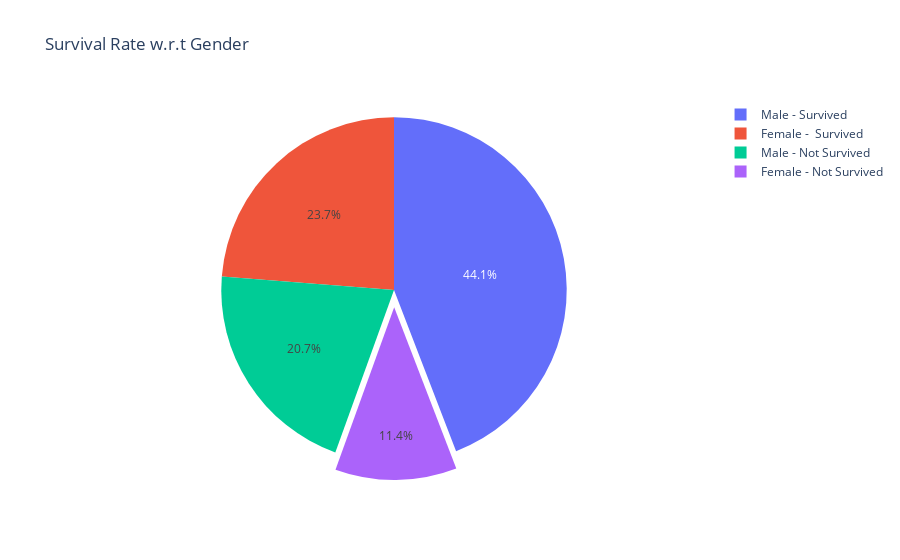

Notebook cell for this chart:
### Code cell
labels = ['Male - Survived','Male - Not Survived', "Female -  Survived", "Female - Not Survived"]
values = [len(male_survived),len(male_not_survived), len(female_survived),len(female_not_urvived)]

utils.ConstructGoPieChart(labels = labels,
                          values = values,
                          title_text="Survival Rate w.r.t Gender",
                          export_to_png=True)

### Figure 1 — Plotly figure (JSON) as saved in the notebook; plotly's stock layout.template omitted (floating-point values rounded to 4 significant figures)
{"data": [{"labels": ["Male - Survived", "Male - Not Survived", "Female -  Survived", "Female - Not Survived"], "pull": [0, 0, 0, 0.1], "values": [132, 62, 71, 34], "type": "pie"}], "layout": {"title": {"text": "Survival Rate w.r.t Gender"}}}
